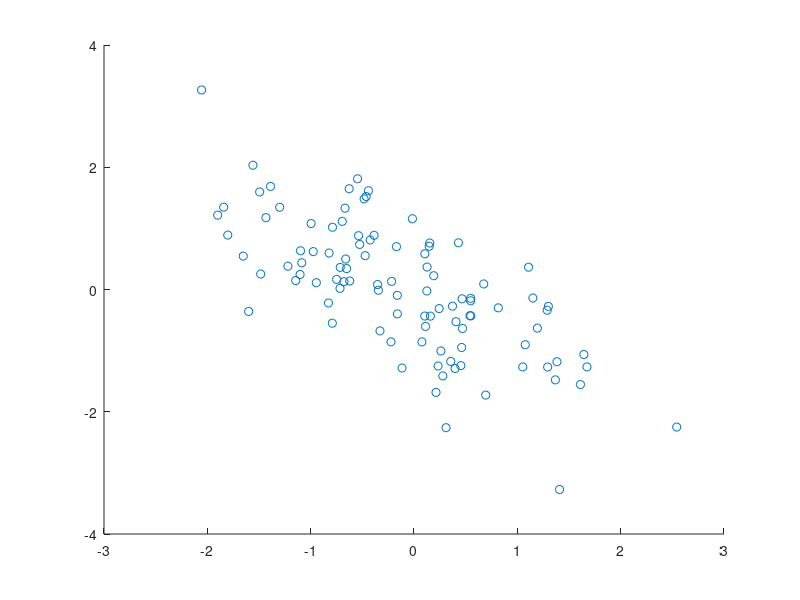

The MATLAB script that drew this image: (Note: this script raises an error after producing the figure.)
%==========================================================================
% Intro 2 MATLAB Part 8: Correlation & Covariance
%==========================================================================
% eester@unr.edu, Spring 2022. Borrows some examples from Cohen's "MATLAB
% for Brain & Cognitive Sciences" book and unpublished tutorials by john
% serences (jserences@ucsd.edu)

%==========================================================================
% To start, here's a handy method for generating an (artifical) correlation
% between two variables:
%==========================================================================

r = -0.7;                % magnitude of the correlation you want to generate
n = 100;                 % # of data points you want to simulate
x = randn(n,1);          % generate a 100 x 2 matrix of numbers sampled from a standard normal distribution (mean = 0, sd = 1)
y = randn(n,1);

% induce a correlation between x and y by changing the values in y:
y = x*r+y*sqrt(1-r^2);

% let's take a look at the correlation using MATLAB's "scatter" function:
figure(1),clf
scatter(x,y);

% you can calculate the correlation coefficient between two variables (in
% this case, the different columns of the data matrix x) using the
% "corrcoef" function:
rx = corrcoef(x,y);

% title the plot we just made:
tmpr = rx(1,2); figure(1); title('Correlation = ',num2str(tmpr));

% notice that the estimated correlation coefficient isn't exactly the same
% as the magnitude of the correlation we tried to create. this is because
% correlation is defined using a (theoretically) infinite number of data
% points. However, it should be close. As an example let's try re-running
% the above code but sampling 10,000 data points instead of 100:

r = -0.7;                                       % magnitude of the correlation you want to generate
n = 10000;                                      % # of data points you want to simulate
x = randn(n,2);                                 % generate a 100 x 2 matrix of numbers sampled from a standard normal distribution (mean = 0, sd = 1)
x(:,2) = x(:,1)*r + x(:,2)*sqrt(1-r^2);         % using different columns of x instead of two different vectors x and y

figure(2),clf
scatter(x(:,1),x(:,2));
rx = corrcoef(x(:,1),x(:,2));
tmpr = rx(1,2); figure(1); title('Correlation = ',num2str(tmpr));

% now we're much closer to our expected correlation coefficient of r = 0.7
% (or whatever you might've changed r to be above). 

%==========================================================================
% COVARIANCE
%==========================================================================

% covariance is a measure of joint variablity between two (or more)
% measures. 

% generally speaking, if smaller values of one variable occur with smaller
% values of another variable, and if bigger values of one variable occur
% with bigger values of another variable, then covariance is positive. 

% alternately, if smaller values of one variable occur with bigger
% values of another variable, and if bigger values of one variable occur
% with smaller values of another variable, then covariance is negative. 

% Intuition: covariance provides a correlation coefficient with it's sign:
% if the covariance between two variables is positive then the correlation
% coefficient between those variables will be positive. If the covariance
% between two variables is negative then ditto for the correlation.

% This may sound simple, but covariance is a *huge* component of many
% advanced statistical techniques (e.g., PCA, model fitting) that it's
% important to take a moment to understand the fundamentals!

%--------------------------------------------------------------------------
% ok, with that out of the way let's go back to our example using
% correlated data and compute the covariance
%--------------------------------------------------------------------------

r = -0.7;                % magnitude of the correlation you want to generate
n = 10000;               % # of data points you want to simulate
x = randn(n,2);         % generate a 100 x 2 matrix of numbers sampled from a standard normal distribution (mean = 0, sd = 1)
x(:,2) = x(:,1)*r + x(:,2)*sqrt(1-r^2);

% use the MATLAB function "cov" to compute the covariance between the
% columns of x and y:
covx2 = cov(x(:,1),x(:,2));

% notice that the estimated covariances is (almost) the same as the
% correlation between the two variables. There's a specific reason for
% this, and it has to do with the fact that when generating the correlation
% between the two columns of x we sampled from a standard normal
% distribution with a mean of 0 and a standard deviation of 1. 

% in other words, the covariance was computed using **normalized** data
% with 0 mean and unit standard deviation. in this special instance, the
% correlation coefficient between two variables == the covariance between
% the two variables. 

% to illustrate, let's take the two columns of x and add 100 to each value.
% This won't change the variance in each column, but it will change the
% mean (from 0 to 100):
x = x*100; 

% adding 100 to each value is a linear operation, so it shouldn't change
% the correlation coefficient:
xc = corrcoef(x);               % compare with rx above

% but, check out what happens to the covariance:
xcov = cov(x(:,1),x(:,2));

% the covariance is way bigger than it was before! (in fact, scaled by a 
% factor of 100) this is because the magnitude of the covariance depends on
% the scale(s) of the variables being compared (correlation does not). 
% Generally speaking, covariance is only interpretable when:

% (a) two variables have been standardized to have zero mean and unit
% variance (e.g., via a z-transform)

% (b) the (raw) covariance is normalized by the variances of the individual
% variables, i.e., a correlation coefficient. 

%==========================================================================
% super important! most of the time you'll compute covariance using
% matlab's "cov" function, which zero-centers (i.e., removes the mean from)
% your input data. however, if you find yourself computing covariance by
% hand, you MUST SUBTRACT OUT THE MEAN OF EACH VARIABLE BEFORE COMPUTING 
% COVARIANCE. To illustrate:

r = -0.7;                % magnitude of the correlation you want to generate
n = 10000;               % # of data points you want to simulate
x = randn(n,2)+100;      % generate a 100 x 2 matrix of numbers sampled from a standard normal distribution, then add 100 so that (mean = 100, sd = 1)
x(:,2) = x(:,1)*r + x(:,2)*sqrt(1-r^2);

% compute covariance using the dot product (you'll learn more about the dot
% product later)
covx1 = x(:,1)'*x(:,2)/(size(x,1)-1);      

% and using the cov function:
covx2 = cov(x(:,1),x(:,2));

% you should get two different answers. this is because the "cov" function
% automatically subtracts out the mean of each variable being compared
% while the dot product solution doesn't. to fix this:

x = bsxfun(@minus,x,mean(x));               % subtract out the mean of each variable
covx3 = x(:,1)'*x(:,2)/(size(x,1)-1);       % recompute covariance

% covx2 and covx3 should be nearly identical to one another (within <
% 1/1000th digit)
